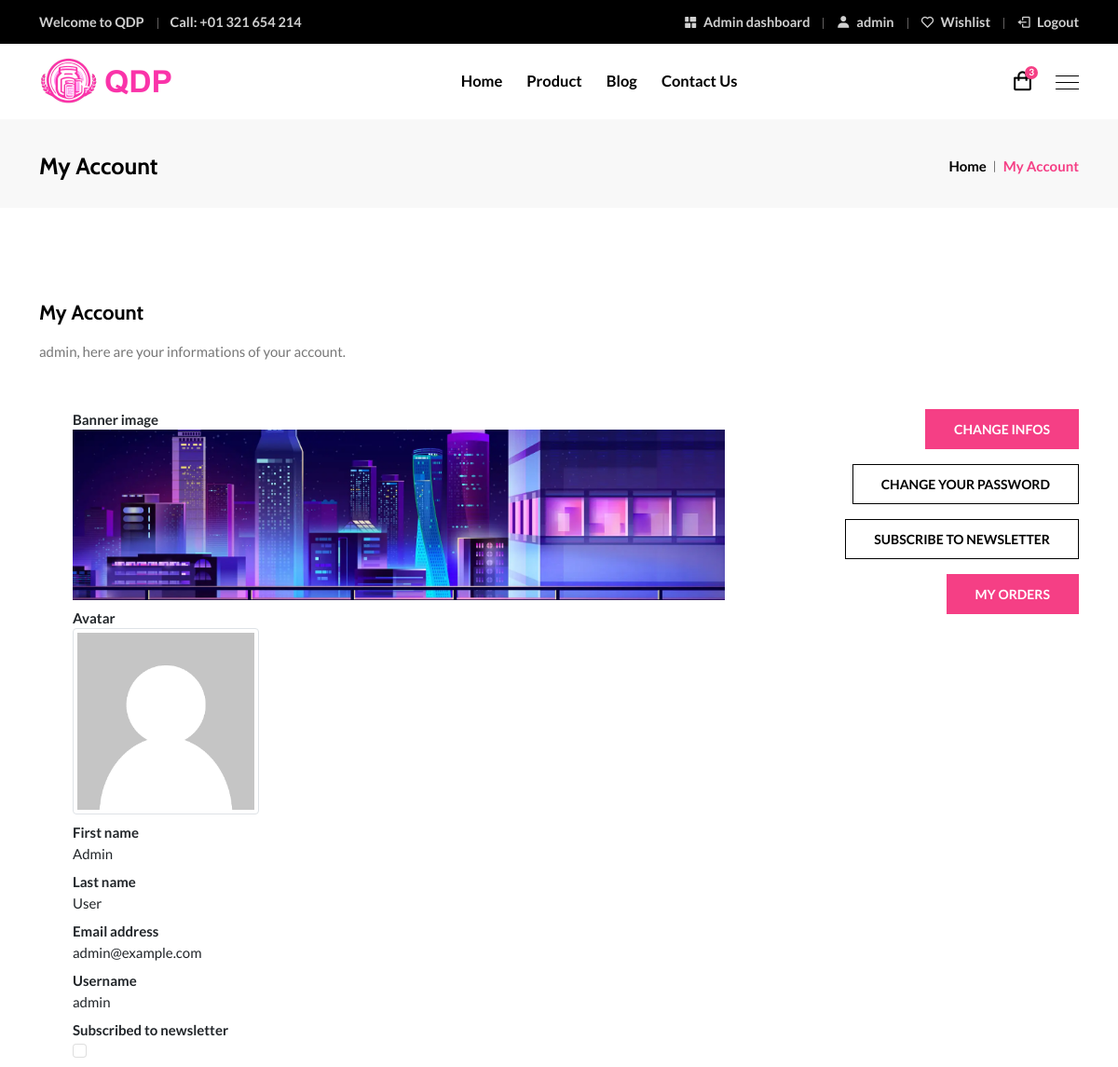
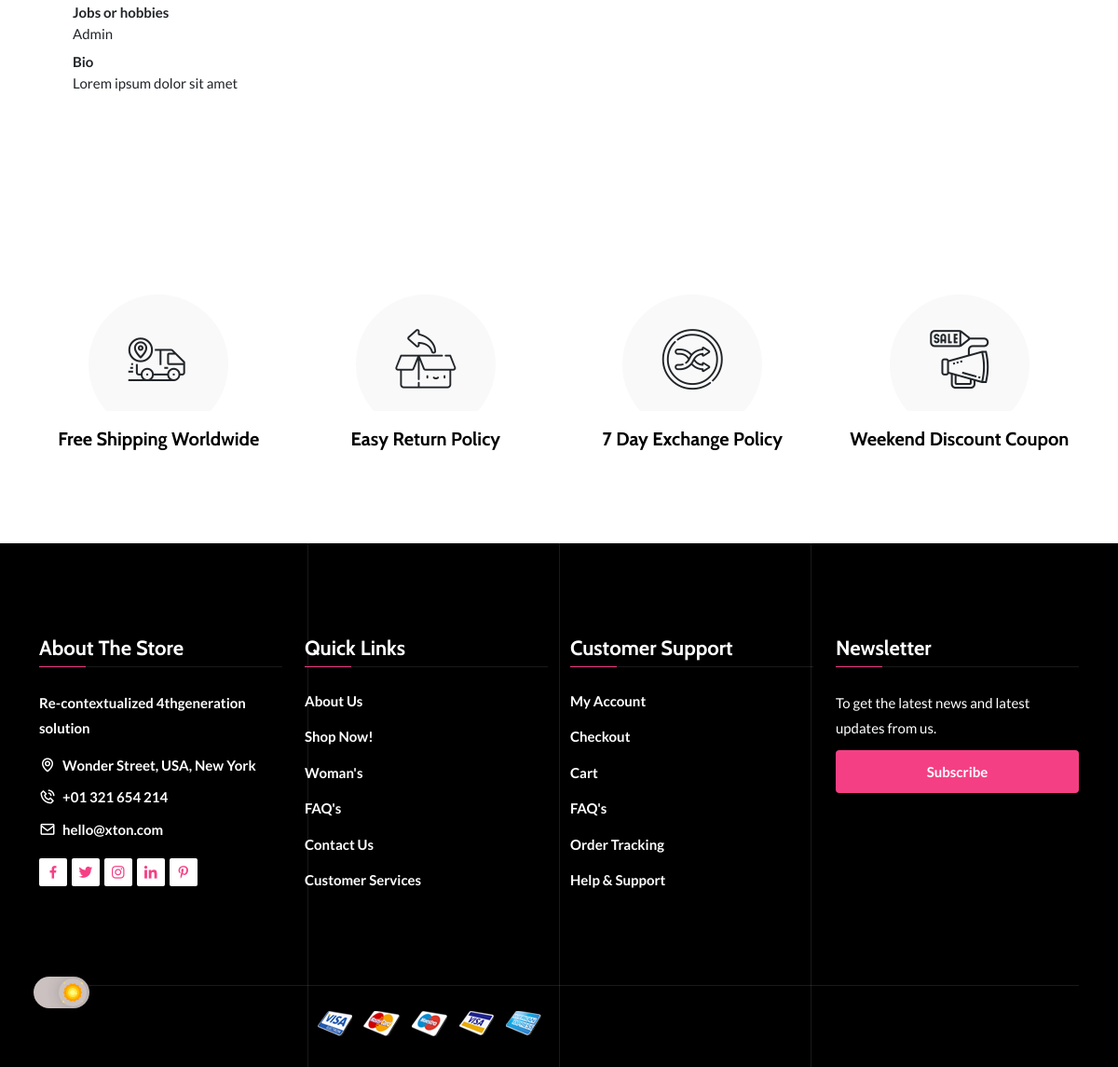
The page /my-account/ (signed in) on the database its author committed (2 pictures, top to bottom).
### shop/models.py (models this page shows, shortened)
class User(AbstractUser):
    username = models.CharField(max_length=255, unique=True)
    first_name = models.CharField(max_length=30)
    last_name = models.CharField(max_length=150)
    email = models.EmailField(unique=True)
    role = models.ForeignKey(Roles, on_delete=models.SET_NULL, null=True, blank=True, default=2)
    avatar = models.ImageField(upload_to='avatars/', null=True, blank=True)
    metiers_hobbies = models.CharField(max_length=255, null=True, blank=True)
    bio = models.TextField(null=True, blank=True)
    image_banniere_profil = models.ImageField(upload_to='bannieres/', null=True, blank=True)
    produits_panier = models.ManyToManyField('Produits', related_name='paniers', blank=True)
    produits_wishlist = models.ManyToManyField('Produits', related_name='wishlists', blank=True)
    commandes_passees = models.ManyToManyField('Commandes',related_name='commandes', blank=True)
    contacts_echanges = models.ManyToManyField('Contacts', related_name='contacts', blank=True)
    abonne_newsletter = models.BooleanField(default=False)

class InfosQDP(models.Model):
    adresse = models.CharField(max_length=255)
    email = models.EmailField()
    telephone = models.CharField(max_length=20)
    fax = models.CharField(max_length=20)
    slogan_site = models.CharField(max_length=255)

### shop/views.py (the view)
# urls.py: path('my-account/', views.account, name='account'),
@login_required(login_url = 'connexion')
def account(request):
    role_id_admin = 1
    role_id_membre = 2
    if request.user.id is not None:
        is_admin = Roles.objects.filter(id=role_id_admin, user=request.user).exists()
        is_membre = Roles.objects.filter(id=role_id_membre, user=request.user).exists()
    infos = InfosQDP.objects.first()
    context = locals()
    return render(request, 'shop/my_account.html', context)

### shop/templates/shop/my_account.html (shortened to what this page needs)
{% extends "base.html" %}
{% load static %}
{% block head %}
    <link rel="stylesheet" href="{% static 'shop/assets/css/bootstrap.min.css' %}">
    <link rel="stylesheet" href="{% static 'shop/assets/css/animate.min.css' %}">
    <link rel="stylesheet" href="{% static 'shop/assets/css/boxicons.min.css' %}">
    <link rel="stylesheet" href="{% static 'shop/assets/css/flaticon.css' %}">
    <link rel="stylesheet" href="{% static 'shop/assets/css/magnific-popup.min.css' %}">
    <link rel="stylesheet" href="{% static 'shop/assets/css/nice-select.min.css' %}">
    <link rel="stylesheet" href="{% static 'shop/assets/css/slick.min.css' %}">
    <link rel="stylesheet" href="{% static 'shop/assets/css/owl.carousel.min.css' %}">
    <link rel="stylesheet" href="{% static 'shop/assets/css/meanmenu.min.css' %}">
    <link rel="stylesheet" href="{% static 'shop/assets/css/rangeSlider.min.css' %}">
    <link rel="stylesheet" href="{% static 'shop/assets/css/style.css' %}">
    <link rel="stylesheet" href="{% static 'shop/assets/css/dark.css' %}">
    <link rel="stylesheet" href="{% static 'shop/assets/css/responsive.css' %}">
    {% load bootstrap5 %}
{% endblock head %}
    {% block content %}
        <div class="page-title-area">
            <div class="container">
                <div class="page-title-content">
                    <h2>My Account</h2>
                    <ul>
                        <li><a href="{% url 'home' %}">Home</a></li>
                        <li>My Account</li>
                    </ul>
                </div>
            </div>
        </div>
        <section class="contact-area ptb-100">
            <div class="container">
                <div class="row">
                        <div class="contact-info">
                            <h3>My Account</h3>
                            <p>{{ user.username }}, here are your informations of your account.</p>
                            <div class="row mt-5">
                                <div class="col-8 ps-5">
                                    <dl>
                                        <div>
                                            <dt>Banner image</dt>
                                            <dd><img src="{% if user.image_banniere_profil %}{{ user.image_banniere_profil.url }}{% endif %}" alt="" style="max-height: 200px"></dd>
                                        </div>
                                        <div>
                                            <dt>Avatar</dt>
                                            <dd><img src="{% if user.avatar %}{{ user.avatar.url }} {% endif %}" alt="" class="img-thumbnail" style="max-height: 200px"></dd>
                                        </div>
                                        <div>
                                            <dt>First name</dt>
                                            <dd>{{ user.first_name }}</dd>
                                        </div>
                                        <div>
                                            <dt>Last name</dt>
                                            <dd>{{ user.last_name }}</dd>
                                        </div>
                                        <div>
                                            <dt>Email address</dt>
                                            <dd>{{ user.email }}</dd>
                                        </div>
                                        <div>
                                            <dt>Username</dt>
                                            <dd>{{ user.username }}</dd>
                                        </div>
                                        <div>
                                            <dt>Subscribed to newsletter</dt>
                                            <dd>{% if user.abonne_newsletter %}<input type="checkbox" class="form-check-input" checked disabled>{% else %}<input type="checkbox" class="form-check-input" disabled>{% endif %}</dd>
                                        </div>
                                        <div>
                                            <dt>Jobs or hobbies</dt>
                                            <dd>{{ user.metiers_hobbies }} </dd>
                                        </div>
                                        <div>
                                            <dt>Bio</dt>
                                            <dd>{{ user.bio }} </dd>
                                        </div>
                                    </dl>
                                </div>
                                <div class="col-4 d-flex flex-column align-items-end gap-3">
                                        <a class="default-btn" href="{% url 'edit_account' %}">Change infos</a>
                                        <a href="{% url 'change_password' %}" class="optional-btn">Change your password</a>
                                        {% if not user.abonne_newsletter %}<a href="{% url 'direct_newsletter_subscription' %}" class="optional-btn">Subscribe to newsletter</a>{% endif %}
                                        <a class="default-btn" href="">My orders</a>
                                </div>
                            </div>
                        </div>
                    </div>
                </div>
            </section>
        <section class="facility-area pt-100 pb-70">
            <div class="container">
                <div class="facility-slides owl-carousel owl-theme">
                    <div class="single-facility-box">
                        <div class="icon">
                            <i class='flaticon-tracking'></i>
                        </div>
                        <h3>Free Shipping Worldwide</h3>
                    </div>
                    <div class="single-facility-box">
                        <div class="icon">
                            <i class='flaticon-return'></i>
                        </div>
                        <h3>Easy Return Policy</h3>
                    </div>
                    <div class="single-facility-box">
                        <div class="icon">
                            <i class='flaticon-shuffle'></i>
                        </div>
                        <h3>7 Day Exchange Policy</h3>
                    </div>
                    <div class="single-facility-box">
                        <div class="icon">
                            <i class='flaticon-sale'></i>
                        </div>
                        <h3>Weekend Discount Coupon</h3>
                    </div>
                </div>
            </div>
        </section>
{% endblock content %}

### shop/templates/shop/components/header.html
<div class="top-header">
    <div class="container">
        <div class="row align-items-center">
            <div class="col-lg-6 col-md-12">
                <ul class="header-contact-info">
                    <li>Welcome to QDP</li>
                    <li>
                        Call: <a href="tel:+01321654214">+01 321 654 214</a>
                    </li>
                </ul>
            </div>
            <div class="col-lg-6 col-md-12">
                <ul class="header-top-menu">
                    {% if user.is_authenticated and not is_membre %}
                        <li>
                            <a href="{% url 'admin_home' %}"><i class='bx bxs-dashboard bx-rotate-90'></i> Admin dashboard</a>
                        </li>
                    {% endif %}
                    {% if not user.is_authenticated %}
                        <li>
                            <a href="{% url 'login' %}"><i class='bx bxs-user'></i> My Account</a>
                        </li>
                    {% else %}
                        <li>
                            <a href="{% url 'account' %}"><i class='bx bxs-user'></i> {{ user.username }}</a>
                        </li>
                    {% endif %}
                    <li>
                        <a href="#"
                           data-bs-toggle="modal"
                           data-bs-target="#shoppingWishlistModal"><i class='bx bx-heart'></i> Wishlist</a>
                    </li>
                    {% if not user.is_authenticated %}
                        <li>
                            <a href="{% url 'login' %}"><i class='bx bx-log-in'></i> Login</a>
                        </li>
                    {% else %}
                        <li>
                            <a href="{% url 'logout' %}"><i class='bx bx-log-out'></i> Logout</a>
                        </li>
                    {% endif %}
                </ul>
            </div>
        </div>
    </div>
</div>

### shop/templates/shop/components/footer.html (shortened to what this page needs)
{% load static %}
<footer class="footer-area">
    <div class="container">
        <div class="row">
            <div class="col-lg-3 col-md-6 col-sm-6">
                <div class="single-footer-widget">
                    <h3>About The Store</h3>
                    <div class="about-the-store">
                        <p>{{ infos.slogan_site }}</p>
                        <ul class="footer-contact-info">
                            <li><i class='bx bx-map'></i> <a href="#" target="_blank">{{ infos.adresse }}</a></li>
                            <li><i class='bx bx-phone-call'></i> <a href="tel:{{ infos.telephone }}">{{ infos.telephone }}</a></li>
                            <li><i class='bx bx-envelope'></i> <a href="mailto:{{ infos.email }}">{{ infos.email }}</a></li>
                        </ul>
                    </div>
                    <ul class="social-link">
                        <li><a href="#" class="d-block" target="_blank"><i class='bx bxl-facebook'></i></a></li>
                        <li><a href="#" class="d-block" target="_blank"><i class='bx bxl-twitter'></i></a></li>
                        <li><a href="#" class="d-block" target="_blank"><i class='bx bxl-instagram'></i></a></li>
                        <li><a href="#" class="d-block" target="_blank"><i class='bx bxl-linkedin'></i></a></li>
                        <li><a href="#" class="d-block" target="_blank"><i class='bx bxl-pinterest-alt'></i></a></li>
                    </ul>
                </div>
            </div>
            <div class="col-lg-3 col-md-6 col-sm-6">
                <div class="single-footer-widget pl-4">
                    <h3>Quick Links</h3>
                    <ul class="quick-links">
                        <li><a href="about.html">About Us</a></li>
                        <li><a href="products-left-sidebar.html">Shop Now!</a></li>
                        <li><a href="products-left-sidebar-2.html">Woman's</a></li>
                        <li><a href="faqs.html">FAQ's</a></li>
                        <li><a href="{% url 'contact' %}">Contact Us</a></li>
                        <li><a href="customer-service.html">Customer Services</a></li>
                    </ul>
                </div>
            </div>
            <div class="col-lg-3 col-md-6 col-sm-6">
                <div class="single-footer-widget">
                    <h3>Customer Support</h3>
                    <ul class="customer-support">
                        <li><a href="{% url 'home' %}">My Account</a></li>
                        <li><a href="{% url 'checkout' %}">Checkout</a></li>
                        <li><a href="{% url 'cart' %}">Cart</a></li>
                        <li><a href="#">FAQ's</a></li>
                        <li><a href="#">Order Tracking</a></li>
                        <li><a href="{% url 'contact' %}">Help & Support</a></li>
                    </ul>
                </div>
            </div>
            <div class="col-lg-3 col-md-6 col-sm-6">
                <div class="single-footer-widget">
                    <h3>Newsletter</h3>
                    <div class="footer-newsletter-box">
                        <p>To get the latest news and latest updates from us.</p>
                        <form class="newsletter-form" data-bs-toggle="validator" method="post">
                            {% if not user.abonne_newsletter %}<button type="submit">Subscribe</button>{% else %}<button type="submit" disabled>Subscribe</button>{% endif %}
                        </form>
                    </div>
                </div>
            </div>
        </div>
        <div class="footer-bottom-area">
            <div class="row align-items-center">
                <div class="col-lg-6 col-md-6">
                    <ul class="payment-types">
                        <li><a href="#" target="_blank"><img src="{% static 'shop/assets/img/payment/visa.png' %}" alt="image"></a></li>
                        <li><a href="#" target="_blank"><img src="{% static 'shop/assets/img/payment/mastercard.png' %}" alt="image"></a></li>
                        <li><a href="#" target="_blank"><img src="{% static 'shop/assets/img/payment/mastercard2.png' %}" alt="image"></a></li>
                        <li><a href="#" target="_blank"><img src="{% static 'shop/assets/img/payment/visa2.png' %}" alt="image"></a></li>
                        <li><a href="#" target="_blank"><img src="{% static 'shop/assets/img/payment/expresscard.png' %}" alt="image"></a></li>
                    </ul>
                </div>
            </div>
        </div>
    </div>
    <div class="lines">
    </div>
</footer>

### rows shown on the page
User: username "admin", image_banniere_profil (placeholder picture), avatar (placeholder picture), first_name "Admin", last_name "User", email "admin@example.com", metiers_hobbies "Admin", bio "Lorem ipsum dolor sit amet"
InfosQDP: slogan_site "Re-contextualized 4thgeneration solution", adresse "Wonder Street, USA, New York", telephone "+01 321 654 214", email "hello@xton.com"
